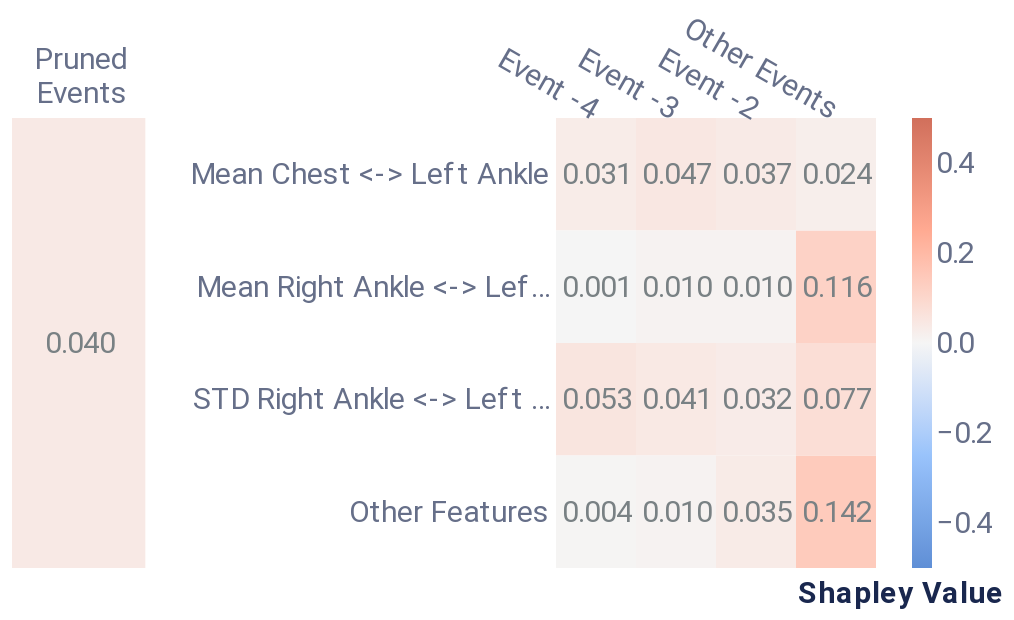

Notebook source saved alongside this figure:
### Markdown cell above
##### Cell-level explanation

### Code cell
cell_dict = {'rs': 42, 'nsamples': 32000, 'top_x_events': 3, 'top_x_feats': 3}
cell_data = local_cell_level(f_hs, pos_x_data, cell_dict, event_data, feature_data, positive_sequence_id, sequence_id_feat, average_event, pruning_idx)
feat_names = list(feature_data['Feature'].values)[:-1] # exclude pruned events
cell_plot = plot_cell_level(cell_data, feat_names, feature_dict.get('plot_features'))
cell_plot

### Figure 1 — Vega-Lite specification as saved in the notebook (floating-point values rounded to 4 significant figures)
{"config": {"axis": {"domain": true, "domainColor": "#666F89", "grid": false, "gridCap": "round", "gridColor": "#B3B7C4", "gridDash": [2, 4], "gridWidth": 0.5, "labelColor": "#666F89", "labelFont": "Roboto, Arial, sans-serif", "labelPadding": 2, "tickColor": "#666F89", "tickOpacity": 0.5, "tickSize": 4, "titleColor": "#19274E", "titleFont": "Roboto, Arial, sans-serif", "titleFontSize": 12}, "axisBand": {"domain": true, "labelPadding": 4, "ticks": false}, "axisY": {"domain": false, "titleAlign": "left", "titleAngle": 0, "titleX": -20, "titleY": -10}, "legend": {"labelColor": "#666F89", "labelFont": "Roboto, Arial, sans-serif", "labelFontSize": 12, "symbolSize": 40, "titleColor": "#19274E", "titleFont": "Roboto, Arial, sans-serif", "titleFontSize": 12, "titlePadding": 4}, "arc": {"stroke": "#FFFFFF", "strokeWidth": 1}, "bar": {"fill": "#2770EB", "stroke": null}, "line": {"stroke": "#2770EB", "strokeWidth": 2}, "path": {"stroke": "#2770EB", "strokeWidth": 0.5}, "point": {"fill": "#2770EB", "shape": "circle", "filled": true}, "rect": {"fill": "#2770EB"}, "rule": {"stroke": "#666F89"}, "shape": {"stroke": "#2770EB"}, "text": {"color": "#19274E", "font": "Roboto, Arial, sans-serif", "fontSize": 12}, "range": {"category": ["#2770EB", "#77B98A", "#DA5252", "#FFC400", "#A87AEA", "#00A39E", "#19274E"], "diverging": ["#006360", "#2BB3AE", "#96D9D7", "#FFFFFF", "#EDAAAA", "#DA5252", "#811D1D"], "heatmap": ["#18448F", "#1B4EA5", "#2770EB", "#4C88EE", "#82ACF3", "#A6C4F7", "#E9F1FD"], "ramp": ["#18448F", "#1B4EA5", "#2770EB", "#4C88EE", "#82ACF3", "#A6C4F7", "#E9F1FD"]}, "background": "#FFFFFF", "group": {"fill": "#FFFFFF"}, "header": {"labelColor": "#19274E", "labelFont": "Roboto, Arial, sans-serif", "labelFontSize": 12, "titleColor": "#19274E", "titleFont": "Roboto, Arial, sans-serif", "titleFontSize": 16}, "title": {"anchor": "start", "color": "#19274E", "font": "Roboto, Arial, sans-serif", "fontSize": 20, "fontWeight": "bold", "offset": 20, "subtitleColor": "#19274E", "subtitleFontSize": 16}, "view": {"continuousHeight": 300, "continuousWidth": 400, "stroke": "transparent"}}, "hconcat": [{"layer": [{"mark": "rect", "encoding": {"color": {"type": "quantitative", "field": "rounded", "legend": null, "scale": {"domain": [-0.5, 0.5], "range": ["#5f8fd6", "#99c3fb", "#f5f5f5", "#ffaa92", "#d16f5b"]}, "title": null}, "x": {"type": "nominal", "axis": {"titleFontSize": 15}, "field": "Event"}, "y": {"type": "nominal", "axis": {"domain": false, "labels": false, "title": null}, "field": "Feature"}}}, {"mark": {"type": "text", "align": "right", "baseline": "middle", "color": "#798184", "dx": 18, "fontSize": 15}, "encoding": {"text": {"type": "nominal", "field": "rounded_str"}, "x": {"type": "nominal", "axis": {"domain": false, "labelAngle": 0, "labelFontSize": 15, "labelOffset": 24, "labelPadding": 30, "orient": "top", "title": null}, "field": "Event"}, "y": {"type": "nominal", "axis": {"domain": false, "labels": false, "title": null}, "field": "Feature"}}}], "data": {"name": "data-5aa4439b16fe4f92d3278baf5524969c"}, "height": 225, "width": 66.67}, {"layer": [{"mark": "rect", "encoding": {"color": {"type": "quantitative", "field": "rounded", "legend": {"gradientLength": 225, "gradientThickness": 10, "labelFontSize": 15, "orient": "right"}, "scale": {"domain": [-0.5, 0.5], "range": ["#5f8fd6", "#99c3fb", "#f5f5f5", "#ffaa92", "#d16f5b"]}, "title": null}, "x": {"type": "nominal", "axis": {"titleFontSize": 15}, "field": "Event", "sort": ["Event -4", "Event -3", "Event -2"]}, "y": {"type": "nominal", "axis": {"domain": false, "labelFontSize": 15, "title": null}, "field": "Feature", "sort": ["Mean Chest <-> Left Ankle", "Mean Right Ankle <-> Left Ankle", "STD Right Ankle <-> Left Ankle"]}}}, {"mark": {"type": "text", "align": "right", "baseline": "middle", "color": "#798184", "dx": 18, "fontSize": 15}, "encoding": {"text": {"type": "nominal", "field": "rounded_str"}, "x": {"type": "nominal", "axis": {"domain": false, "labelAngle": 30, "labelFontSize": 15, "orient": "top", "title": "Shapley Value", "titleX": 172, "titleY": 245}, "field": "Event", "sort": ["Event -4", "Event -3", "Event -2"]}, "y": {"type": "nominal", "axis": {"domain": false, "labelFontSize": 15, "title": null}, "field": "Feature", "sort": ["Mean Chest <-> Left Ankle", "Mean Right Ankle <-> Left Ankle", "STD Right Ankle <-> Left Ankle"]}}}], "data": {"name": "data-43a0a42f1e3941d6623c84875fa77666"}, "height": 225, "width": 160}], "resolve": {"scale": {"color": "independent"}}, "$schema": "https://vega.github.io/schema/vega-lite/v4.8.1.json", "datasets": {"data-5aa4439b16fe4f92d3278baf5524969c": [{"Event": ["Pruned", "Events"], "Feature": "Other features", "rounded": 0.04, "rounded_str": "0.040"}], "data-43a0a42f1e3941d6623c84875fa77666": [{"Event": "Other Events", "Feature": "Other Features", "Shapley Value": 0.1422, "rounded": 0.142, "rounded_str": "0.142"}, {"Event": "Other Events", "Feature": "Mean Right Ankle <-> Left Ankle", "Shapley Value": 0.1162, "rounded": 0.116, "rounded_str": "0.116"}, {"Event": "Other Events", "Feature": "STD Right Ankle <-> Left Ankle", "Shapley Value": 0.07661, "rounded": 0.077, "rounded_str": "0.077"}, {"Event": "Event -4", "Feature": "STD Right Ankle <-> Left Ankle", "Shapley Value": 0.05339, "rounded": 0.053, "rounded_str": "0.053"}, {"Event": "Event -3", "Feature": "Mean Chest <-> Left Ankle", "Shapley Value": 0.04736, "rounded": 0.047, "rounded_str": "0.047"}, {"Event": "Event -3", "Feature": "STD Right Ankle <-> Left Ankle", "Shapley Value": 0.04106, "rounded": 0.041, "rounded_str": "0.041"}, {"Event": "Event -2", "Feature": "Mean Chest <-> Left Ankle", "Shapley Value": 0.03679, "rounded": 0.037, "rounded_str": "0.037"}, {"Event": "Event -2", "Feature": "Other Features", "Shapley Value": 0.03457, "rounded": 0.035, "rounded_str": "0.035"}, {"Event": "Event -2", "Feature": "STD Right Ankle <-> Left Ankle", "Shapley Value": 0.03219, "rounded": 0.032, "rounded_str": "0.032"}, {"Event": "Event -4", "Feature": "Mean Chest <-> Left Ankle", "Shapley Value": 0.03097, "rounded": 0.031, "rounded_str": "0.031"}, {"Event": "Other Events", "Feature": "Mean Chest <-> Left Ankle", "Shapley Value": 0.02444, "rounded": 0.024, "rounded_str": "0.024"}, {"Event": "Event -3", "Feature": "Mean Right Ankle <-> Left Ankle", "Shapley Value": 0.0101, "rounded": 0.01, "rounded_str": "0.010"}, {"Event": "Event -2", "Feature": "Mean Right Ankle <-> Left Ankle", "Shapley Value": 0.009769, "rounded": 0.01, "rounded_str": "0.010"}, {"Event": "Event -3", "Feature": "Other Features", "Shapley Value": 0.009612, "rounded": 0.01, "rounded_str": "0.010"}, {"Event": "Event -4", "Feature": "Other Features", "Shapley Value": 0.003799, "rounded": 0.004, "rounded_str": "0.004"}, {"Event": "Event -4", "Feature": "Mean Right Ankle <-> Left Ankle", "Shapley Value": 0.001347, "rounded": 0.001, "rounded_str": "0.001"}]}}
